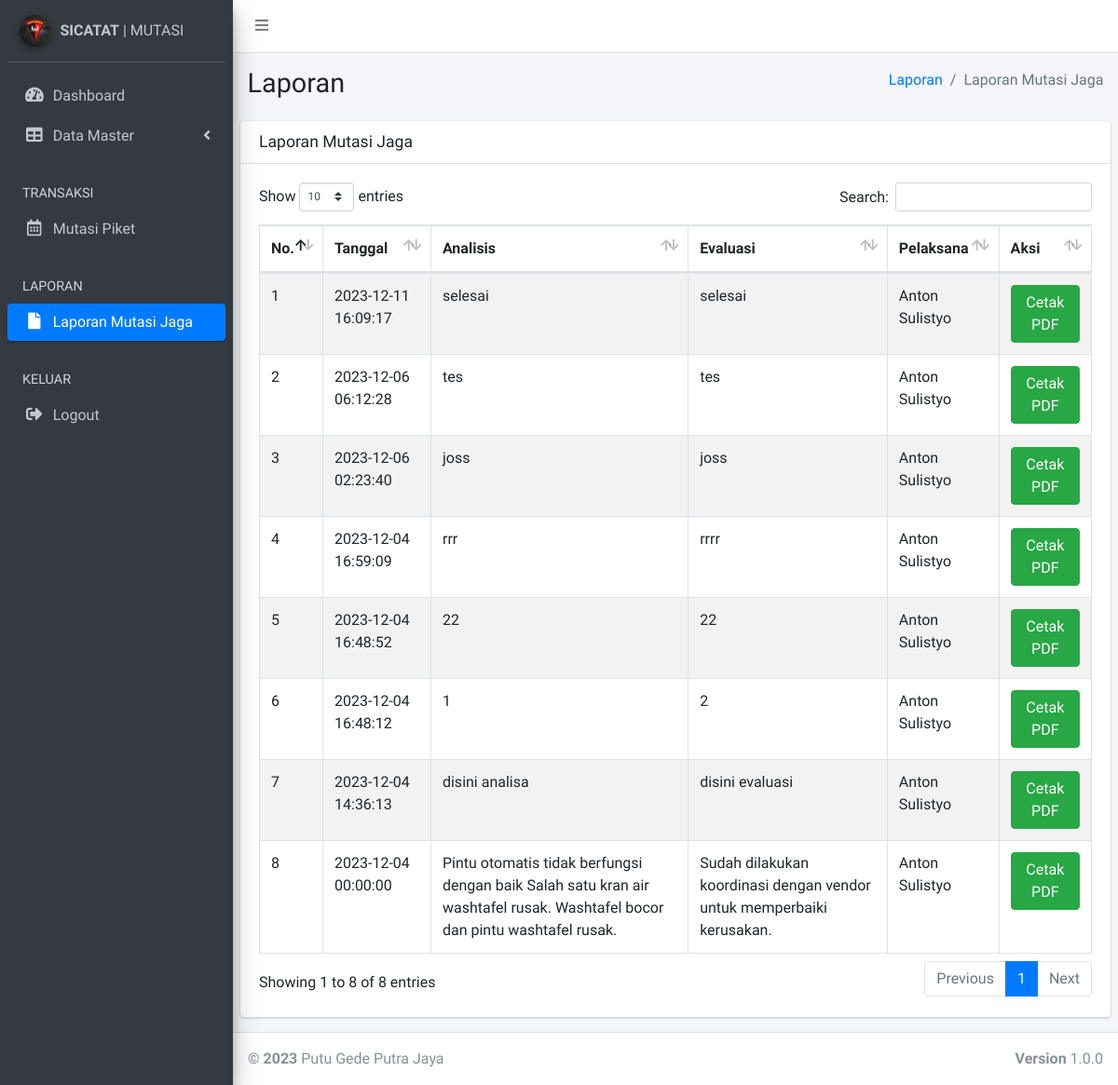
Screenshot of /laporan.php (signed in) with the database file from the repository.
### tables this page shows
CREATE TABLE `tb_mutasi_jaga` (
  `id_mutasi_jaga` int(11) NOT NULL,
  `id_user` int(11) DEFAULT NULL,
  `tgl_mutasi` datetime DEFAULT NULL,
  `analisis` text DEFAULT NULL,
  `evaluasi` text DEFAULT NULL,
  `status_mutasi` smallint(6) DEFAULT NULL
);

CREATE TABLE `tb_personil` (
  `id_personil` int(11) NOT NULL,
  `nama_personil` varchar(1024) DEFAULT NULL,
  `pangkat_personil` varchar(1024) DEFAULT NULL,
  `nrp_personil` int(11) DEFAULT NULL,
  `status_personil` smallint(6) DEFAULT NULL
);

### laporan.php (the view, shortened to what this page needs)
<?php
    include "koneksi.php";
      $level = $_SESSION['level'];
?>
<!DOCTYPE html>
<html>
<head>
  <link rel="stylesheet" href="plugins/fontawesome-free/css/all.min.css">
  <link rel="stylesheet" href="https://code.ionicframework.com/ionicons/2.0.1/css/ionicons.min.css">
  <link rel="stylesheet" href="plugins/datatables-bs4/css/dataTables.bootstrap4.css">
  <link rel="stylesheet" href="dist/css/adminlte.min.css">
</head>
<body class="hold-transition sidebar-mini">
<div class="wrapper">
  <nav class="main-header navbar navbar-expand navbar-white navbar-light">
    <ul class="navbar-nav">
      <li class="nav-item">
        <a class="nav-link" data-widget="pushmenu" href="#"><i class="fas fa-bars"></i></a>
      </li>
    </ul>
  </nav>
  <aside class="main-sidebar sidebar-dark-primary elevation-4">
    <div class="sidebar">
      <div class="user-panel mt-3 pb-3 mb-3 d-flex">
        <div class="image">
        <img src="dist/img/korps.jpeg" class="img-circle elevation-2" alt="User Image">
        </div>
        <div class="info">
        <a href="#" class="d-block"><strong>SICATAT</strong> | MUTASI</a>
        </div>
      </div>
      <nav class="mt-2">
        <ul class="nav nav-pills nav-sidebar flex-column" data-widget="treeview" role="menu" data-accordion="false">
          <li class="nav-item">
            <a href="dashboard.php" class="nav-link">
              <i class="nav-icon fas fa-tachometer-alt"></i>
              <p>
                Dashboard
              </p>
            </a>
          </li>
          <?php
          if ($level == "admin") {
            ?>
         <li class="nav-item has-treeview">
            <a href="#" class="nav-link">
              <i class="nav-icon fas fa-table"></i>
              <p>
                Data Master
                <i class="fas fa-angle-left right"></i>
              </p>
            </a>
          </li>
          <li class="nav-header">TRANSAKSI</li>
          <li class="nav-item">
            <a href="trx_mutasijaga.php" class="nav-link">
              <i class="nav-icon far fa-calendar-alt"></i>
              <p>
                Mutasi Piket
              </p>
            </a>
          </li>
              <?php
            }
            ?>
          <li class="nav-header">LAPORAN</li>
          <li class="nav-item">
            <a href="laporan.php" class="nav-link active">
              <i class="nav-icon fas fa-file"></i>
              <p>Laporan Mutasi Jaga</p>
            </a>
          </li>
          <li class="nav-header">KELUAR</li>
          <li class="nav-item">
            <a href="./action/logout.php" class="nav-link">
              <i class="nav-icon fas fa-sign-out-alt"></i>
              <p>Logout</p>
            </a>
          </li>
        </ul>
      </nav>
    </div>
  </aside>
  <div class="content-wrapper">
    <section class="content-header">
      <div class="container-fluid">
        <div class="row mb-2">
          <div class="col-sm-6">
            <h1>Laporan</h1>
          </div>
          <div class="col-sm-6">
            <ol class="breadcrumb float-sm-right">
              <li class="breadcrumb-item"><a href="#">Laporan</a></li>
              <li class="breadcrumb-item active">Laporan Mutasi Jaga</li>
            </ol>
          </div>
        </div>
      </div>
    </section>
    <section class="content">
      <div class="row">
        <div class="col-12">
          <div class="card">
            <div class="card-header">
              <h3 class="card-title">Laporan Mutasi Jaga</h3>
            </div>
            <div class="card-body">
              <table id="example1" class="table table-bordered table-striped">
                <thead>
                <tr>
                  <th>No.</th>
                  <th>Tanggal</th>
                  <th>Analisis</th>
                  <th>Evaluasi</th>
                  <th>Pelaksana</th>
                  <th>Aksi</th>
                </tr>
                </thead>
                <tbody>
          <?php
          $no=1;
          $query = mysqli_query($conn,"SELECT tb_mutasi_jaga.*, tb_user.id_personil, tb_personil.nama_personil
          FROM tb_mutasi_jaga, tb_user, tb_personil
          WHERE tb_mutasi_jaga.id_user=tb_user.id_user AND tb_user.id_personil=tb_personil.id_personil
          AND tb_mutasi_jaga.status_mutasi='1' ORDER BY id_mutasi_jaga DESC");
          while ($data = mysqli_fetch_assoc($query))
          {
          ?>
            <tr>
              <td><?php echo $no; ?></td>
              <td><?php echo $data['tgl_mutasi']; ?></td>
              <td><?php echo $data['analisis']; ?></td>
              <td><?php echo $data['evaluasi']; ?></td>
              <td><?php echo $data['nama_personil']; ?></td>
              <td>
                <a href="laporan_pdf.php?id=<?php echo $data['id_mutasi_jaga'];?>" type="button" class="btn btn-md btn-success" download>Cetak PDF</a>
              </td>
            </tr>
          <?php
          $no++;
          }
          ?>
        </tbody>
              </table>
            </div>
          </div>
        </div>
      </div>
    </section>
  </div>
  <footer class="main-footer">
    <div class="float-right d-none d-sm-block">
      <b>Version</b> 1.0.0
    </div>
    <strong>&copy; 2023</strong> Putu Gede Putra Jaya
  </footer>
</div>
</body>
</html>

### rows the page displays
tb_mutasi_jaga: tgl_mutasi "2023-12-11 16:09:17", analisis "selesai", evaluasi "selesai", tb_personil.nama_personil "Anton Sulistyo"
tb_mutasi_jaga: tgl_mutasi "2023-12-06 06:12:28", analisis "tes", evaluasi "tes", tb_personil.nama_personil "Anton Sulistyo"
tb_mutasi_jaga: tgl_mutasi "2023-12-06 02:23:40", analisis "joss", evaluasi "joss", tb_personil.nama_personil "Anton Sulistyo"
tb_mutasi_jaga: tgl_mutasi "2023-12-04 16:59:09", analisis "rrr", evaluasi "rrrr", tb_personil.nama_personil "Anton Sulistyo"
tb_mutasi_jaga: tgl_mutasi "2023-12-04 16:48:52", analisis "22", evaluasi "22", tb_personil.nama_personil "Anton Sulistyo"
tb_mutasi_jaga: tgl_mutasi "2023-12-04 16:48:12", analisis "1", evaluasi "2", tb_personil.nama_personil "Anton Sulistyo"
tb_mutasi_jaga: tgl_mutasi "2023-12-04 14:36:13", analisis "disini analisa", evaluasi "disini evaluasi", tb_personil.nama_personil "Anton Sulistyo"
tb_mutasi_jaga: tgl_mutasi "2023-12-04 00:00:00", analisis "Pintu otomatis tidak berfungsi dengan baik Salah satu kran air washtafel rusak. Washtafel bocor dan pintu washtafel rusak.", evaluasi "Sudah dilakukan koordinasi dengan vendor untuk memperbaiki kerusakan.", tb_personil.nama_personil "Anton Sulistyo"
